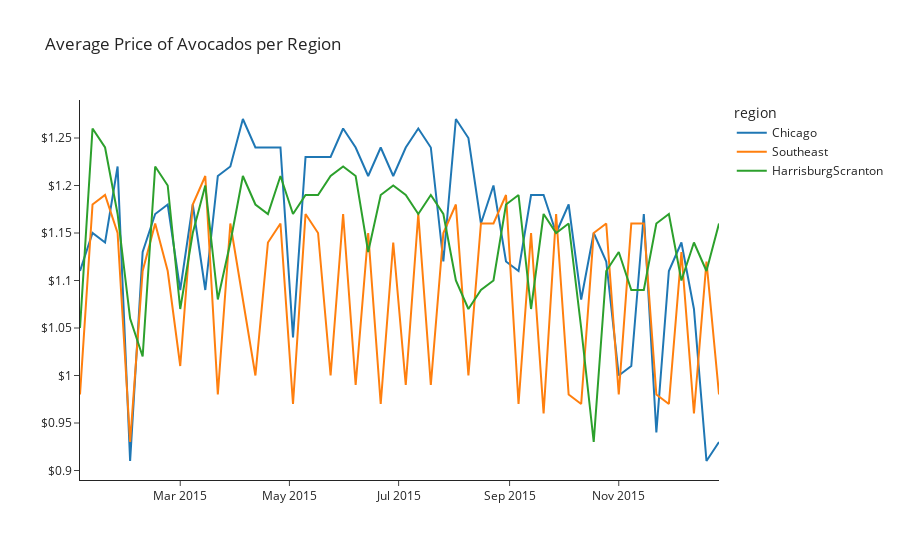

Notebook code cell kept with this figure:
### Code cell
fig = px.line(df_line, x='Date', y='AveragePrice', color='region', 
              title='Average Price of Avocados per Region',
              labels={'AveragePrice':'',
                      'Date':''})


fig.update_traces(hovertemplate='$%{y:.2f}')
fig.update_yaxes(tickprefix='$')
fig.update_xaxes(showspikes=True, spikethickness=1, spikecolor='#999999', spikemode='across')
fig.update_layout(hovermode='x unified', hoverdistance=200, spikedistance=100)

fig.show()
